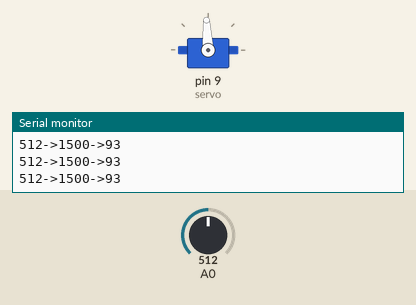
Simulated run of this sketch. Board: Arduino Uno, built with avr-gcc and run on an emulated ATmega328P. On the bench: servo, the last lines printed to the serial monitor. Inputs (shaded band) come from the test bench; at power-on: A0 = 512.

Above: at 1.2 s.
1.3 s: A0 set to 265
At 2.3 s:
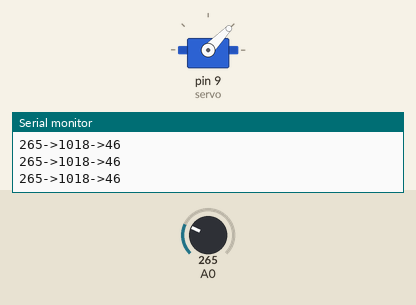
2.8 s: A0 set to 241
At 3.3 s:
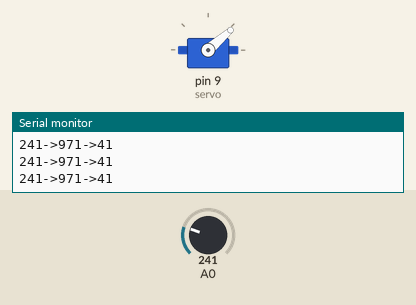
5.8 s: A0 set to 122
At 6.7 s:
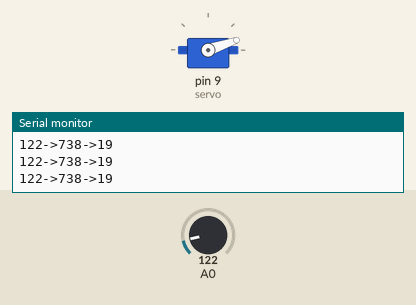
7.3 s: A0 set to 716
At 8.0 s:
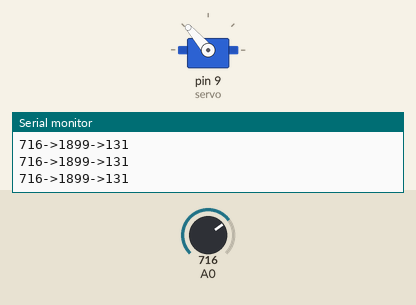
8.8 s: A0 set to 900
At 10.0 s:
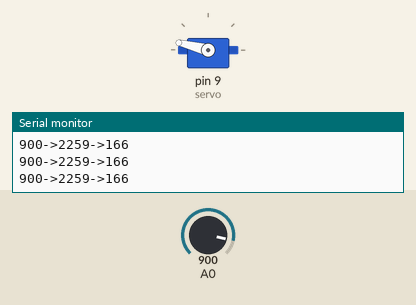
10.3 s: A0 set to 559
At 10.6 s:
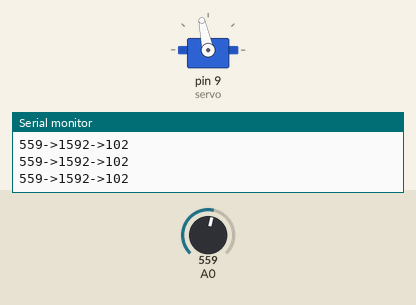
11.8 s: A0 set to 540
Timing chart, 0 to 14.3 s (numbered marks = the images above; inputs shaded):
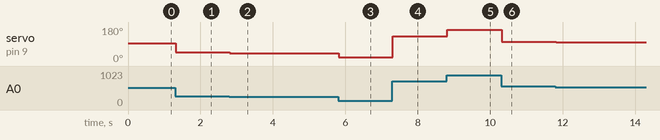

Measured:
- after the input at 1.3 s, servo on pin 9 (servo): 93° → 46° at once
- after the input at 2.8 s, servo on pin 9 (servo): 46° → 41° at once
- after the input at 5.8 s, servo on pin 9 (servo): 41° → 19° at once
- after the input at 7.3 s, servo on pin 9 (servo): 19° → 131° at once
- after the input at 8.8 s, servo on pin 9 (servo): 131° → 166° at once
- after the input at 10.3 s, servo on pin 9 (servo): 166° → 102° at once
- after the input at 11.8 s, servo on pin 9 (servo): 102° → 98° at once

The sketch:

adc_servo.ino
```cpp
#include <Servo.h>

Servo servo;
int pot = 0;
int ms = 1500;
int pos = 0;

void setup() {
  // put your setup code here, to run once:
  Serial.begin(9600);
  pinMode(A0, INPUT);
  servo.attach(9);

}

void loop() {
  // put your main code here, to run repeatedly:
  pot = analogRead(A0);
  Serial.print(pot);

  ms = map(pot, 0, 1023, 500, 2500);
  Serial.print("->");
  Serial.print(ms);

  if (servo.attached()){
    servo.writeMicroseconds(ms);
    Serial.print("->");
    Serial.println(servo.read());
  } else {
    Serial.println("servo error");
  }


}
```
